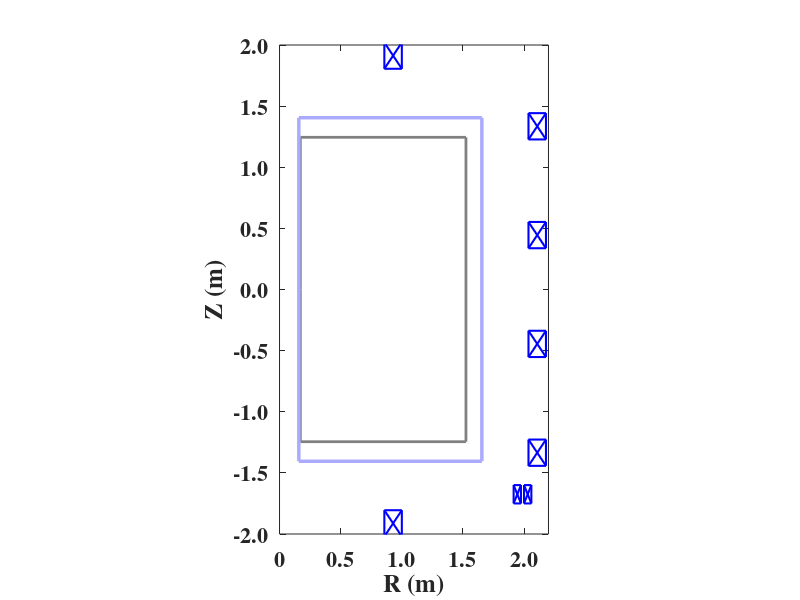

This chart was generated by the following MATLAB code:
%% plot the outline for the device
% -inputs:
% gfile                            structure,  gfile structure
% nw_refine/nh_refine              int, the refined grids
% position_coil                    matrix, position of the PF coils (the columns are:R, Z, Rwidth, Zwidth, flag for coil_grid_r_z.m, turns in R direction (used just for the number of grids in coil_grid_r_z.m,which can be arbitrary value), turns in Z direction, total turns.)
% vv                               vector, the dimensions of the VV, [defaut for EXL: 0.158 1.655 -1.405 1.405]
%rlim/zlimter

% -outputs:
% plot of the outline of the device

% Edited by Bin Chen in 2019/06/13
% Contact: chenbino@enn.cn
% ENN Group 1989-2019, all rights reserved.

% show the limiter just at the inner boundary
rlimter=[0.17 0.17 1.525 1.525 0.17 0.17];
zlimter=[0.000 1.245 1.245 -1.245 -1.245 0.000];
% rlimter(length(rlimter)+1)=rlimter(1);
% zlimter(length(zlimter)+1)=zlimter(1);

hold off;
plot(rlimter,zlimter,'color',[0.5 0.5 0.5],'linewidth',2);
set(gca,'fontweight','bold','fontsize',16,'fontname','times','XTick',[0:0.5:2.0],'YTick',[-2:0.5:2.0],'XTickLabel',{'0','0.5','1.0','1.5','2.0'}, ... 
        'YTickLabel',{'-2.0','-1.5','-1.0','-0.5','0.0','0.5','1.0','1.5','2.0'},'Color', 'None');
axis equal;
axis([0 2.2 -2.0 2.0]);
% axis([0 3.0 -3.0 3.0]);
xlabel('R (m)','FontSize',18);
ylabel('Z (m)','FontSize',18);

position_coil=[
    0.929	1.913	0.143	0.215	0 4 6 24 738
    0.929	-1.913	0.143	0.215	0 4 6 24 738
    2.108	1.335	0.143	0.215	0 4 6 24 738
    2.108	-1.335	0.143	0.215	0 4 6 24 738
    2.108	0.445	0.143	0.215	0 4 6 24 738
    2.108	-0.445	0.143	0.215	0 4 6 24 738
    1.945	-1.675	0.06	0.15	0 4 6 24 738
    2.03	-1.675	0.06	0.15	0 4 6 24 738
    ]; %the columns are:R, Z, Rwidth, Zwidth, flag for coil_grid_r_z.m, turns in R direction (used just for the number of grids in coil_grid_r_z.m,which can be arbitrary value), turns in Z direction, total turns.

hold on;
for i=1:length(position_coil(:,1))
    plot([position_coil(i,1)-position_coil(i,3)/2 position_coil(i,1)+position_coil(i,3)/2],[position_coil(i,2)-position_coil(i,4)/2 position_coil(i,2)-position_coil(i,4)/2],'b','linewidth',1.5);
    hold on;
    plot([position_coil(i,1)-position_coil(i,3)/2 position_coil(i,1)+position_coil(i,3)/2],[position_coil(i,2)+position_coil(i,4)/2 position_coil(i,2)+position_coil(i,4)/2],'b','linewidth',1.5);
    plot([position_coil(i,1)-position_coil(i,3)/2 position_coil(i,1)-position_coil(i,3)/2],[position_coil(i,2)-position_coil(i,4)/2 position_coil(i,2)+position_coil(i,4)/2],'b','linewidth',1.5);
    plot([position_coil(i,1)+position_coil(i,3)/2 position_coil(i,1)+position_coil(i,3)/2],[position_coil(i,2)-position_coil(i,4)/2 position_coil(i,2)+position_coil(i,4)/2],'b','linewidth',1.5);
    plot([position_coil(i,1)-position_coil(i,3)/2 position_coil(i,1)+position_coil(i,3)/2],[position_coil(i,2)-position_coil(i,4)/2 position_coil(i,2)+position_coil(i,4)/2],'b','linewidth',1.5);
    plot([position_coil(i,1)-position_coil(i,3)/2 position_coil(i,1)+position_coil(i,3)/2],[position_coil(i,2)+position_coil(i,4)/2 position_coil(i,2)-position_coil(i,4)/2],'b','linewidth',1.5);
end

vv=[0.158 1.655 -1.405 1.405];  %%%the dimensions of the VV
plot([vv(1) vv(2)],[vv(4) vv(4)],'color',[0.667 0.667 1],'linewidth',2.5);
plot([vv(2) vv(2)],[vv(4) vv(3)],'color',[0.667 0.667 1],'linewidth',2.5);
plot([vv(2) vv(1)],[vv(3) vv(3)],'color',[0.667 0.667 1],'linewidth',2.5);
plot([vv(1) vv(1)],[vv(3) vv(4)],'color',[0.667 0.667 1],'linewidth',2.5);